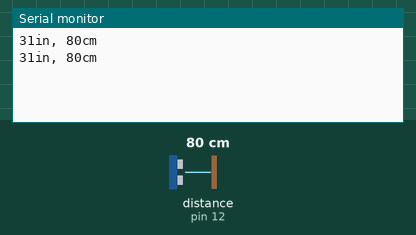
Simulated run of this sketch. Board: Arduino Uno, built with avr-gcc and run on an emulated ATmega328P. On the bench: the last lines printed to the serial monitor. Wiring (inferred from the names in the program): ultrasonic range finder: trigger pin 13; echo pin 12. The test bench sets the inputs (shaded band); at power-on: distance to the obstacle (sensor on pin 12) 80 cm. The echo pulse lasts 58.3 µs per cm.

Above: at 1.8 s.
1.9 s: distance to the obstacle (sensor on pin 12) set to 2 cm
At 2.5 s:
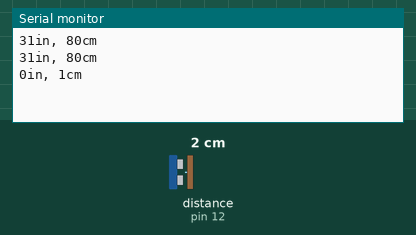
3.4 s: distance to the obstacle (sensor on pin 12) set to 4 cm
At 4.8 s:
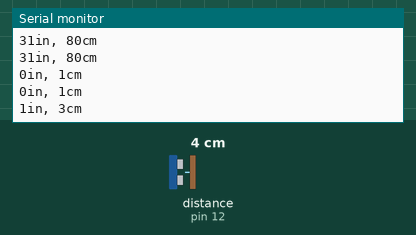
Timing chart, 0 to 6.4 s (numbered marks = the images above; inputs shaded):
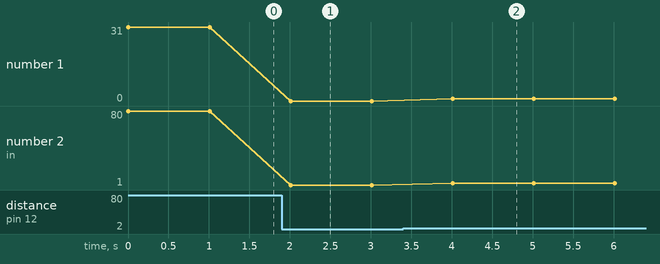

Measured:
- after the input at 1.9 s, the serial monitor: prints a new line after 0.11 s (image 1)
- after the input at 3.4 s, the serial monitor: prints a new line after 0.61 s (image 2)
- plotted number 1: 31 → 0 after the input at 1.9 s
- plotted number 2: 80 → 1 after the input at 1.9 s, 1 → 3 after the input at 3.4 s

The sketch:

us.iot.ino
```cpp
const int trigPin = 13; //D7
const int echoPin = 12; //D6

long duration;
float distanceCm;
float distanceInch;

void setup() {
   Serial.begin(9600); // Starting Serial Terminal
}

void loop() {
   long duration, inches, cm;
   pinMode(trigPin, OUTPUT);
   digitalWrite(trigPin, LOW);
   delayMicroseconds(2);
   digitalWrite(trigPin, HIGH);
   delayMicroseconds(10);
   digitalWrite(trigPin, LOW);
   pinMode(echoPin, INPUT);
   duration = pulseIn(echoPin, HIGH);
   inches = microsecondsToInches(duration);
   cm = microsecondsToCentimeters(duration);
   Serial.print(inches);
   Serial.print("in, ");
   Serial.print(cm);
   Serial.print("cm");
   Serial.println();
   delay(1000);
}

long microsecondsToInches(long microseconds) {
   return microseconds / 74 / 2;
}

long microsecondsToCentimeters(long microseconds) {
   return microseconds / 29 / 2;
}
```
